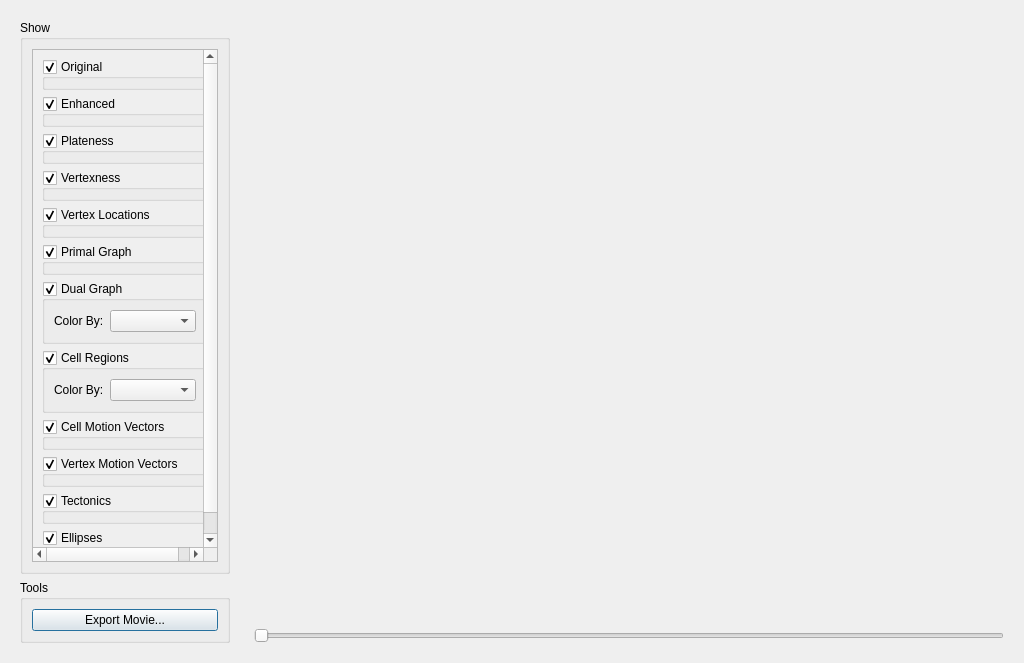
<?xml version="1.0" encoding="UTF-8"?>
<ui version="4.0">
 <class>TTTExplorer</class>
 <widget class="QDialog" name="TTTExplorer">
  <property name="geometry">
   <rect>
    <x>0</x>
    <y>0</y>
    <width>1024</width>
    <height>663</height>
   </rect>
  </property>
  <property name="windowTitle">
   <string>TTT Explorer</string>
  </property>
  <layout class="QHBoxLayout" name="horizontalLayout">
   <item>
    <widget class="QWidget" name="lateralWidget" native="true">
     <property name="sizePolicy">
      <sizepolicy hsizetype="Minimum" vsizetype="Minimum">
       <horstretch>0</horstretch>
       <verstretch>0</verstretch>
      </sizepolicy>
     </property>
     <layout class="QVBoxLayout" name="verticalLayout">
      <item>
       <widget class="QGroupBox" name="whowGroupBox">
        <property name="sizePolicy">
         <sizepolicy hsizetype="Minimum" vsizetype="Expanding">
          <horstretch>0</horstretch>
          <verstretch>0</verstretch>
         </sizepolicy>
        </property>
        <property name="title">
         <string>Show</string>
        </property>
        <property name="flat">
         <bool>false</bool>
        </property>
        <layout class="QVBoxLayout" name="verticalLayout_3">
         <item>
          <widget class="QScrollArea" name="scrollArea">
           <property name="sizePolicy">
            <sizepolicy hsizetype="Minimum" vsizetype="Minimum">
             <horstretch>0</horstretch>
             <verstretch>0</verstretch>
            </sizepolicy>
           </property>
           <property name="lineWidth">
            <number>0</number>
           </property>
           <property name="widgetResizable">
            <bool>true</bool>
           </property>
           <widget class="QWidget" name="scrollAreaWidgetContents">
            <property name="geometry">
             <rect>
              <x>0</x>
              <y>0</y>
              <width>220</width>
              <height>520</height>
             </rect>
            </property>
            <layout class="QVBoxLayout" name="verticalLayout_4">
             <item>
              <widget class="QGroupBox" name="originalGroupBox">
               <property name="title">
                <string>Original</string>
               </property>
               <property name="checkable">
                <bool>true</bool>
               </property>
              </widget>
             </item>
             <item>
              <widget class="QGroupBox" name="enhancedGroupBox">
               <property name="title">
                <string>Enhanced</string>
               </property>
               <property name="checkable">
                <bool>true</bool>
               </property>
              </widget>
             </item>
             <item>
              <widget class="QGroupBox" name="platenessGroupBox">
               <property name="title">
                <string>Plateness</string>
               </property>
               <property name="checkable">
                <bool>true</bool>
               </property>
              </widget>
             </item>
             <item>
              <widget class="QGroupBox" name="vertexnessGroupBox">
               <property name="title">
                <string>Vertexness</string>
               </property>
               <property name="checkable">
                <bool>true</bool>
               </property>
              </widget>
             </item>
             <item>
              <widget class="QGroupBox" name="vertexLocationsGroupBox">
               <property name="title">
                <string>Vertex Locations</string>
               </property>
               <property name="checkable">
                <bool>true</bool>
               </property>
              </widget>
             </item>
             <item>
              <widget class="QGroupBox" name="primalGraphGroupBox">
               <property name="title">
                <string>Primal Graph</string>
               </property>
               <property name="checkable">
                <bool>true</bool>
               </property>
              </widget>
             </item>
             <item>
              <widget class="QGroupBox" name="dualGraphGroupBox">
               <property name="sizePolicy">
                <sizepolicy hsizetype="Minimum" vsizetype="Preferred">
                 <horstretch>0</horstretch>
                 <verstretch>0</verstretch>
                </sizepolicy>
               </property>
               <property name="title">
                <string>Dual Graph</string>
               </property>
               <property name="checkable">
                <bool>true</bool>
               </property>
               <layout class="QFormLayout" name="formLayout_3">
                <item row="0" column="0">
                 <widget class="QLabel" name="colorByDualGraphLabel">
                  <property name="text">
                   <string>Color By:</string>
                  </property>
                 </widget>
                </item>
                <item row="0" column="1">
                 <widget class="QComboBox" name="colorByDualGraphComboBox">
                  <property name="sizePolicy">
                   <sizepolicy hsizetype="Minimum" vsizetype="Fixed">
                    <horstretch>0</horstretch>
                    <verstretch>0</verstretch>
                   </sizepolicy>
                  </property>
                 </widget>
                </item>
               </layout>
              </widget>
             </item>
             <item>
              <widget class="QGroupBox" name="cellRegionsGroupBox">
               <property name="sizePolicy">
                <sizepolicy hsizetype="Minimum" vsizetype="Preferred">
                 <horstretch>0</horstretch>
                 <verstretch>0</verstretch>
                </sizepolicy>
               </property>
               <property name="title">
                <string>Cell Regions</string>
               </property>
               <property name="checkable">
                <bool>true</bool>
               </property>
               <layout class="QFormLayout" name="formLayout">
                <property name="fieldGrowthPolicy">
                 <enum>QFormLayout::AllNonFixedFieldsGrow</enum>
                </property>
                <item row="0" column="0">
                 <widget class="QLabel" name="colorByCellRegionsLabel">
                  <property name="text">
                   <string>Color By:</string>
                  </property>
                 </widget>
                </item>
                <item row="0" column="1">
                 <widget class="QComboBox" name="colorByCellRegionsComboBox">
                  <property name="sizePolicy">
                   <sizepolicy hsizetype="Minimum" vsizetype="Fixed">
                    <horstretch>0</horstretch>
                    <verstretch>0</verstretch>
                   </sizepolicy>
                  </property>
                 </widget>
                </item>
               </layout>
              </widget>
             </item>
             <item>
              <widget class="QGroupBox" name="motionVectorsGroupBox">
               <property name="title">
                <string>Cell Motion Vectors</string>
               </property>
               <property name="checkable">
                <bool>true</bool>
               </property>
              </widget>
             </item>
             <item>
              <widget class="QGroupBox" name="vertexMotionGroupBox">
               <property name="title">
                <string>Vertex Motion Vectors</string>
               </property>
               <property name="checkable">
                <bool>true</bool>
               </property>
              </widget>
             </item>
             <item>
              <widget class="QGroupBox" name="groupBox_9">
               <property name="title">
                <string>Tectonics</string>
               </property>
               <property name="checkable">
                <bool>true</bool>
               </property>
              </widget>
             </item>
             <item>
              <widget class="QGroupBox" name="groupBox_8">
               <property name="title">
                <string>Ellipses</string>
               </property>
               <property name="checkable">
                <bool>true</bool>
               </property>
              </widget>
             </item>
            </layout>
           </widget>
          </widget>
         </item>
        </layout>
       </widget>
      </item>
      <item>
       <widget class="QGroupBox" name="toolsGroupBox">
        <property name="sizePolicy">
         <sizepolicy hsizetype="Minimum" vsizetype="Preferred">
          <horstretch>0</horstretch>
          <verstretch>0</verstretch>
         </sizepolicy>
        </property>
        <property name="title">
         <string>Tools</string>
        </property>
        <layout class="QVBoxLayout" name="verticalLayout_5">
         <item>
          <widget class="QPushButton" name="exportMovieButton">
           <property name="text">
            <string>Export Movie...</string>
           </property>
          </widget>
         </item>
        </layout>
       </widget>
      </item>
     </layout>
    </widget>
   </item>
   <item>
    <widget class="QWidget" name="centralWidget" native="true">
     <property name="sizePolicy">
      <sizepolicy hsizetype="Expanding" vsizetype="Expanding">
       <horstretch>0</horstretch>
       <verstretch>0</verstretch>
      </sizepolicy>
     </property>
     <layout class="QVBoxLayout" name="verticalLayout_2">
      <item>
            <widget class="QVTKWidget" name="centralQVTKView" native="true">
             <property name="sizePolicy">
              <sizepolicy hsizetype="Expanding" vsizetype="Expanding">
               <horstretch>0</horstretch>
               <verstretch>0</verstretch>
              </sizepolicy>
             </property>
            </widget>
      </item>
      <item>
       <widget class="QSlider" name="frameSlider">
        <property name="orientation">
         <enum>Qt::Horizontal</enum>
        </property>
       </widget>
      </item>
     </layout>
    </widget>
   </item>
  </layout>
 </widget>
 <customwidgets>
  <customwidget>
   <class>QVTKWidget</class>
   <extends>QWidget</extends>
   <header>QVTKWidget.h</header>
  </customwidget>
 </customwidgets>
 <resources/>
 <connections/>
</ui>
